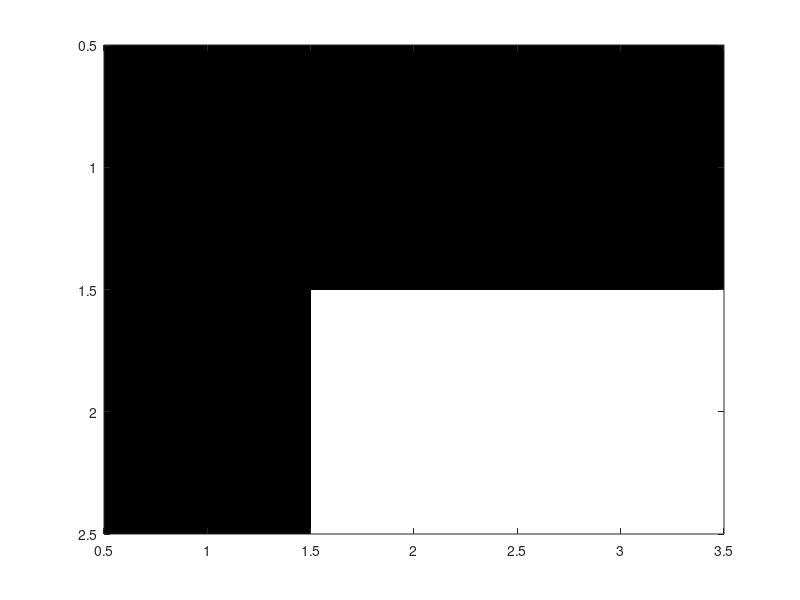

MATLAB code for this plot:
% draw pareto curve for compliance and observability
% time invariant force, linear time invariant system

clear;
close all;

T = 1e1; % maximum time
nsteps = 1e1; % time interval
volfrac = 0.3; % volume fraction

% Set parameters
nelx = 3; % horizontal number of elements (left to right)
nely = 2; % vertical number of elements (top to down)
penal = 3; % polynomial order to define density-young's modulus relationship
E0 = 1; % young's modulus at density=1
Emin = 1e-9; % young's modulus at density=0, keep this small
M0 = 1;
Mmin = 1e-9;
nu = 0.3; % poisson's ratio

nf = nelx; % number of forces
num_observer = nf; % number of observers

% Left size of the beam is fixed to the ground
fixeddofs = [1:2*(nely+1)];
alldofs = [1:2*(nely+1)*(nelx+1)];
freedofs = setdiff(alldofs,fixeddofs);
p = size(freedofs,2);

% set observer
S = zeros(num_observer,p); 
% S(:,randperm(p,num_observer))=eye(num_observer);
S(:,2*(1:nelx)*(nely+1)) = eye(nelx); % put y-axis sensors on top of the beam

Sp = zeros(p,nf); % Sp specifies the loading location
Sp(2*(1:nelx)*(nely+1),:) = eye(nelx); % put loads at the bottom of the beam

%% define the structure
% element-wise stiffness matrix for a quadrilateral element (square in shape)
A11 = [12  3 -6 -3;  3 12  3  0; -6  3 12 -3; -3  0 -3 12]; %stiffness matrix
A12 = [-6 -3  0  3; -3 -6 -3 -6;  0 -3 -6  3;  3 -6  3 -6];
B11 = [-4  3 -2  9;  3 -4 -9  4; -2 -9 -4 -3;  9  4 -3 -4];
B12 = [ 2 -3  4 -9; -3  2  9 -2;  4  9  2  3; -9 -2  3  2];
KE = 1/(1-nu^2)/24*([A11 A12;A12' A11]+nu*[B11 B12;B12' B11]);

% element-wise consistent mass matrix for a quadrilateral element (square in shape)
ME = (4*eye(8) + [zeros(4),eye(4);eye(4),zeros(4)] + repmat(kron([0 1;1 0],2*eye(2)),2,2))/9;

% element-to-global assembly
nodenrs = reshape(1:(1+nelx)*(1+nely),1+nely,1+nelx);
edofVec = reshape(2*nodenrs(1:end-1,1:end-1)+1,nelx*nely,1);
edofMat = repmat(edofVec,1,8)+repmat([0 1 2*nely+[2 3 0 1] -2 -1],nelx*nely,1);
iK = reshape(kron(edofMat,ones(8,1))',64*nelx*nely,1);
jK = reshape(kron(edofMat,ones(1,8))',64*nelx*nely,1);

%% all designs
x = ones(nely*nelx,1)*volfrac;

%% create all data
xPhys = reshape(x,nely,nelx);
xPhys(nely,2:end) = 0;
colormap(gray); imagesc(1-reshape(xPhys,nely,nelx)); 

sK = reshape(KE(:)*(Emin+xPhys(:)'.^penal*(E0-Emin)),64*nelx*nely,1);
K = sparse(iK,jK,sK); K = (K+K')/2;
sM = reshape(ME(:)*(Mmin+xPhys(:)'*(M0-Mmin)),64*nelx*nely,1);
M = sparse(iK,jK,sM); M = (M+M')/2;

% calculate observability
Mb = M(freedofs,freedofs);
Kb = K(freedofs,freedofs);
% rerun dynamic simulation
D = S*inv(Mb)*Sp;
observability = log(det(D'*D));

% calculate compliance
Fb = sparse(find(sum(Sp,2)==1),1,-1,p,1);
u = Kb\Fb;
compliance = u'*Kb*u;
